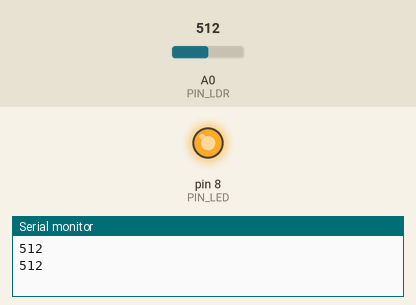
This sketch was run on a simulated Arduino Uno, built with avr-gcc and run on an emulated ATmega328P. Parts: output pins drawn as LEDs (lit = HIGH), the last lines printed to the serial monitor. Inputs (shaded band) come from the test bench; at power-on: A0 (PIN_LDR) = 512.

Above: at 2.8 s.
2.9 s: A0 (PIN_LDR) set to 491
At 4.7 s:
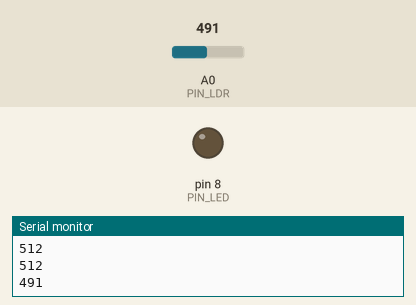
5.6 s: A0 (PIN_LDR) set to 511
At 7.4 s:
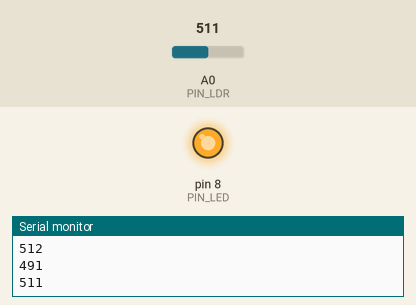
8.3 s: A0 (PIN_LDR) set to 306
At 10.5 s:
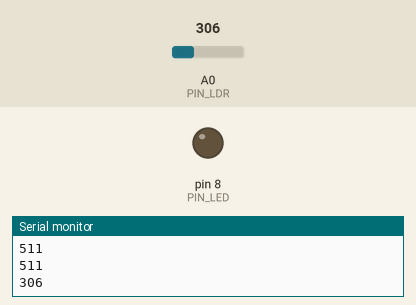
Timing chart, 0 to 12.0 s (numbered marks = the images above; inputs shaded):
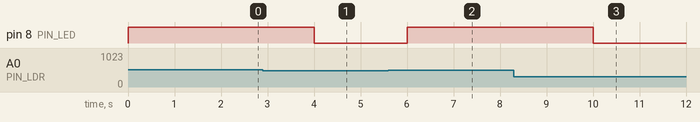

Measured:
- the behaviour switches between 501 and 500 on A0 (PIN_LDR) (found by bisection; images 0 and 1)
- after the input at 2.9 s, pin 8 (PIN_LED): HIGH → LOW after 1.1 s
- after the input at 5.6 s, pin 8 (PIN_LED): LOW → HIGH after 0.40 s
- after the input at 8.3 s, pin 8 (PIN_LED): HIGH → LOW after 1.7 s

The sketch:

ldr.ino
```cpp
/*
 * Descrição: Exemplo de como utilizar um LDR.
 * Autor: Eros Vitor Bornatowski
 * Data: 25/07/2022
 */

#define PIN_LDR A0
#define PIN_LED 8

// O valor da luz de referência esta relacionado ao ambiente onde o LDR será utilizado.
// Para calibrar o valor de referência, utilize o monitor serial e verifique qual o valor
// médio gerado para a luz ambiente.
const int REF_VALUE_LIGHT = 500;

int valueLight = 0;

void setup()
{
  pinMode(PIN_LED, OUTPUT);
  Serial.begin(9600);
}

void loop()
{
  valueLight = analogRead(PIN_LDR);
  Serial.println(valueLight);

  if (valueLight > REF_VALUE_LIGHT) {
    digitalWrite(PIN_LED, HIGH);
  } else {
    digitalWrite(PIN_LED, LOW);
  }

  delay(2000);
}
```
